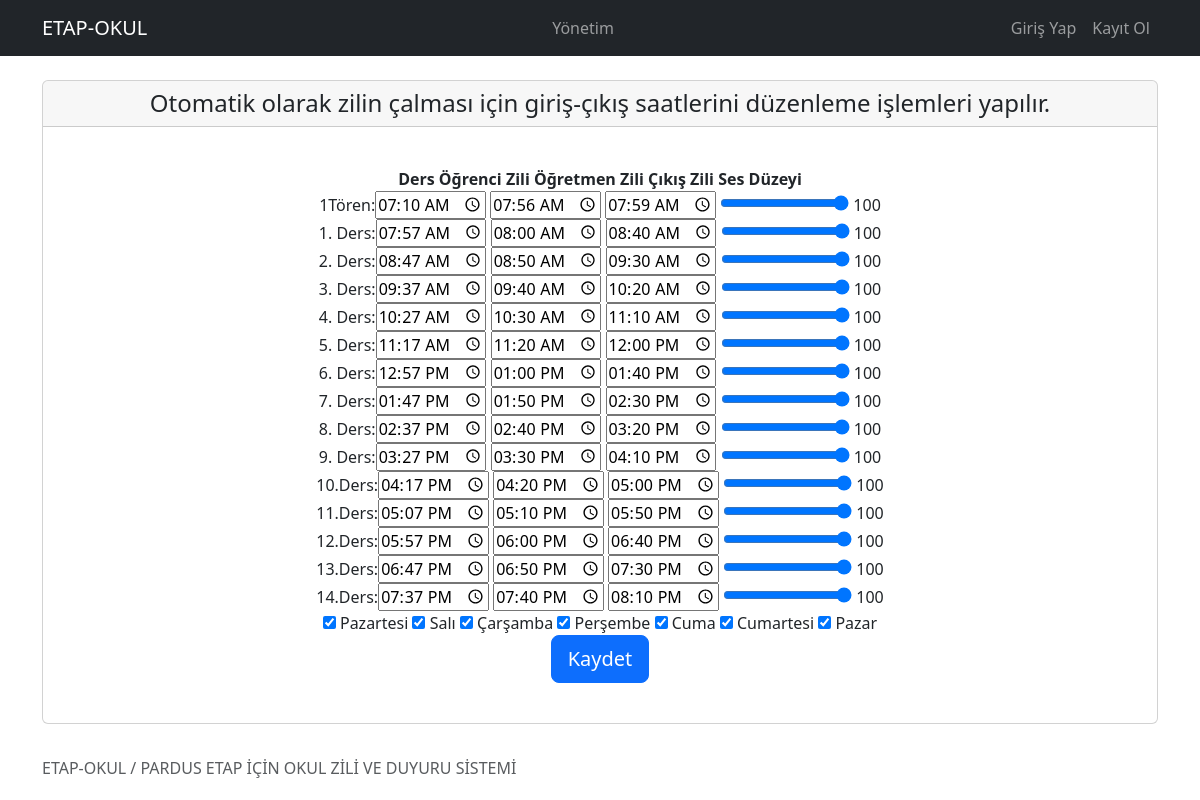
The page /saatler on the database as committed earlier.
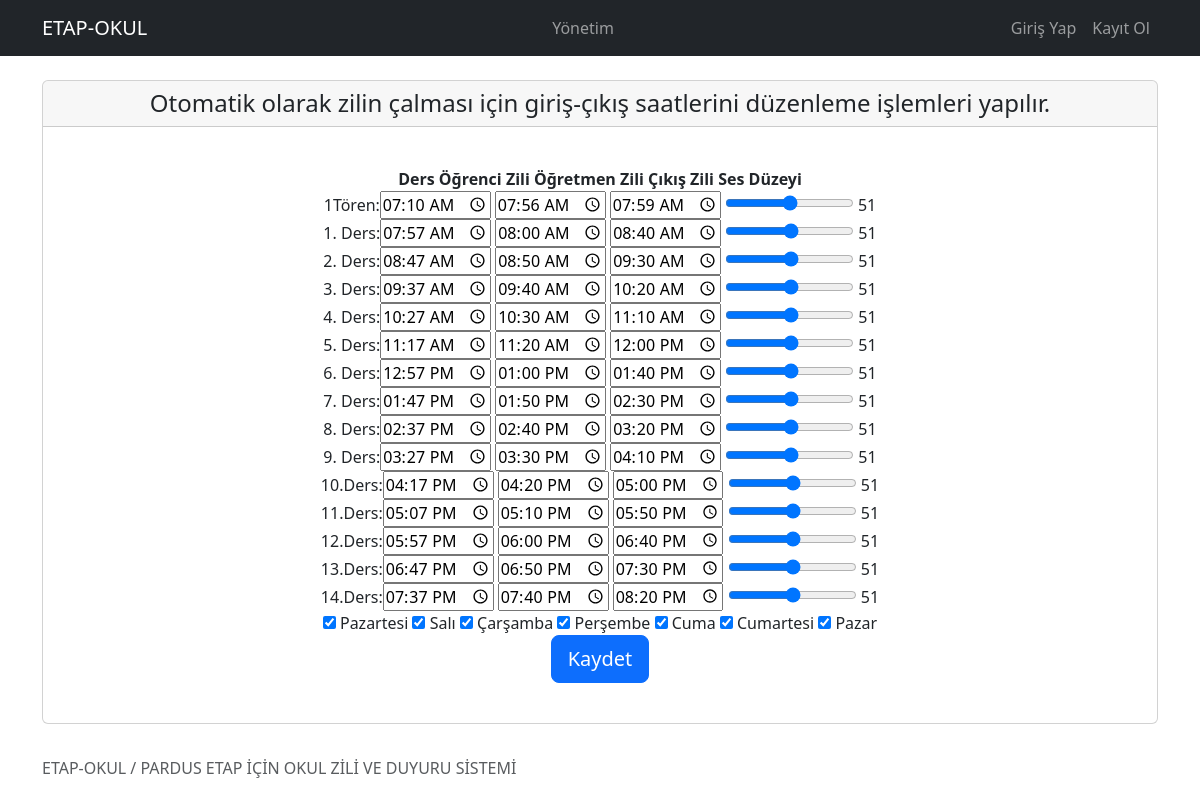
The same page on the database as committed later.
### okulzili/models.py (models this page shows)
class SaatModel(models.Model):
    dersSaati=models.CharField(max_length=50,verbose_name="Ders Saati",null=False,blank=False,default="1. Ders")
    ogrenci=models.TimeField(verbose_name="Öğrenci Zili")
    ogretmen=models.TimeField(verbose_name="Öğretmen Zili")
    cikis=models.TimeField(verbose_name="Çıkış Zili")
    sesDuzeyi=models.IntegerField(verbose_name="Ses Düzeyi 0-100:",default=50)

### pages/views.py (the view, shortened to what this page needs)
# urls.py: path('saatler', views.saatler, name='saatler'),
def saatler(request):
    data = {
        "girisCikisSaatleri": SaatModel.objects.all()
    }
    return render(request, 'pages/saatler.html',data)

### templates/pages/saatler.html (shortened to what this page needs)
{% extends 'layout.html' %}
{% load static %}
{% block content %}
<div class="card" align="center">
  <h4 align="center" class="card-header">Otomatik olarak zilin çalması için giriş-çıkış saatlerini düzenleme işlemleri yapılır.</h4>
  <div class="card-body" align="center">
          <form action="{% url 'saatler' %}" method="POST">
          <div class="box-contents"><br>
              <b>Ders</b> <b>Öğrenci Zili</b> <b>Öğretmen Zili</b> <b>Çıkış Zili</b> <b>Ses Düzeyi</b><br>
              {% for kategori in girisCikisSaatleri %}
                <label for="ders"> {{ kategori.dersSaati }}:</label><input type="time" id="ogrenci{{ kategori.id }}" name="ogrenci{{ kategori.id }}" value="{{ kategori.ogrenci }}">
                <input type="time" id="ogretmen{{ kategori.id }}" name="ogretmen{{ kategori.id }}" value="{{ kategori.ogretmen }}">
                <input type="time" id="cikis{{ kategori.id }}" name="cikis{{ kategori.id }}" value="{{ kategori.cikis }}">
                <input type="range" id="sesseviyesi{{ kategori.id }}" name="sesseviyesi{{ kategori.id }}" min="0" max="100" value="{{ kategori.sesDuzeyi }}" oninput="this.nextElementSibling.value = this.value">
                <output>{{ kategori.sesDuzeyi }}</output><br>
                {% endfor %}
          </div>
          <div >
              <input type="checkbox" id="pazartesi" name="pazartesi" value="1" checked="True">
              <label for="gun1"> Pazartesi </label>
              <input type="checkbox" id="sali" name="sali" value="2" checked="True">
              <label for="gun2"> Salı </label>
              <input type="checkbox" id="carsamba" name="carsamba" value="3" checked="True">
              <label for="gun3"> Çarşamba </label>
              <input type="checkbox" id="persembe" name="persembe" value="4" checked="True">
              <label for="gun4"> Perşembe</label>
              <input type="checkbox" id="cuma" name="cuma" value="5" checked="True">
              <label for="gun5"> Cuma</label>
              <input type="checkbox" id="cumartesi" name="cumartesi" value="6" checked="True">
              <label for="gun6"> Cumartesi</label>
              <input type="checkbox" id="pazar" name="pazar" value="7" checked="True">
              <label for="gun7"> Pazar</label>
          </div>
        <button input type="submit" class="btn btn-primary btn-lg"">Kaydet</button>
    </form>
     </div><br>
  </div>
</div>
{% endblock %}

### templates/layout.html (shortened to what this page needs)
{% load static %}
<!DOCTYPE html>
<html lang="en">
<head>
    <link rel="stylesheet" href="{% static 'css/bootstrap.min.css' %}">
</head>
<body>
    {% include 'partials/_navbar.html' %}
    <main>
        <div class="container mt-4">
            {% block content %}
            {% endblock %}
    </main>
    {% include 'partials/_footer.html' %}
</body>
</html>

### templates/partials/_navbar.html
<header>
    <div class="navbar navbar-expand-sm bg-dark navbar-dark">
        <div class="container">
            <a href="/" class="navbar-brand">ETAP-OKUL</a>
             <ul class="navbar-nav mr-auto">
                 <li
                    {% if request.path == '/' %}
                    class="nav-item active"
                    {% else %}
                    class="nav-item "
                    {% endif %}
                 >
                     <a href="/admin/" class="nav-link">Yönetim</a>
                 </li>
             </ul>
             <ul class="navbar-nav">
                {% if user.is_authenticated %}
                <li
                {% if 'hemencal' in request.path %}
                class="nav-item active"
                {% else %}
                class="nav-item "
                {% endif %}
             >
                 <a href="{% url 'hemencal' %}" class="nav-link">Hemen Çal</a>
             </li>
             <li
                {% if 'saatler' in request.path %}
                class="nav-item active"
                {% else %}
                class="nav-item "
                {% endif %}
            >
              <a href="{% url 'saatler' %}" class="nav-link">Saatler</a>
            </li>
                <li
                {% if 'melodiler' in request.path %}
                class="nav-item active"
                {% else %}
                class="nav-item "
                {% endif %}
             >
            <a href="{% url 'melodiler' %}" class="nav-link">Melodiler</a>
             </li>
             <li
                {% if 'duyurular' in request.path %}
                class="nav-item active"
                {% else %}
                class="nav-item "
                {% endif %}
            >
              <a href="{% url 'duyuru' %}" class="nav-link">Duyuru</a>
          </li>
                    <li class="nav-item">
                         <a  href="javascript:{document.getElementById('logout').submit()}" class="nav-link">{{ user.username }} -- Çıkış Yap</a>
                         <form action="{% url 'logout' %}" method="POST" id="logout">
                             {%csrf_token%}
                              <input type="hidden">
                         </form>
                    </li>
                {% else %}
                    <li
                    {% if 'login' in request.path %}
                        class="nav-item active"
                    {% else %}
                        class="nav-item"
                    {% endif %}
                     >
                    <a  href="{% url 'login' %}" class="nav-link">Giriş Yap</a>
                </li>
                <li
                    {% if 'register' in request.path %}
                        class="nav-item active"
                    {% else %}
                        class="nav-item"
                    {% endif %}
                >
                <a  href="{% url 'register' %}" class="nav-link">Kayıt Ol</a>
                {% endif %}
            </ul>
        </div>
    </div>
</header>

### templates/partials/_footer.html
<footer>
    <div class="footer py-3 mt-3">
        <div class="container">
            <span class="text-muted">
                ETAP-OKUL / PARDUS ETAP İÇİN OKUL ZİLİ VE DUYURU SİSTEMİ
            </span>
        </div>
    </div>
</footer>

Rows that differ between the two databases and show on the page:
changed SaatModel "1Tören": sesDuzeyi "100" → "51"
changed SaatModel "1. Ders": sesDuzeyi "100" → "51"
changed SaatModel "2. Ders": sesDuzeyi "100" → "51"
changed SaatModel "3. Ders": sesDuzeyi "100" → "51"
changed SaatModel "4. Ders": sesDuzeyi "100" → "51"
changed SaatModel "5. Ders": sesDuzeyi "100" → "51"
changed SaatModel "6. Ders": sesDuzeyi "100" → "51"
changed SaatModel "7. Ders": sesDuzeyi "100" → "51"
changed SaatModel "8. Ders": sesDuzeyi "100" → "51"
changed SaatModel "9. Ders": sesDuzeyi "100" → "51"
changed SaatModel "10.Ders": sesDuzeyi "100" → "51"
changed SaatModel "11.Ders": sesDuzeyi "100" → "51"
changed SaatModel "12.Ders": sesDuzeyi "100" → "51"
changed SaatModel "13.Ders": sesDuzeyi "100" → "51"
changed SaatModel "14.Ders": cikis "20:10" → "20:20"; sesDuzeyi "100" → "51"
